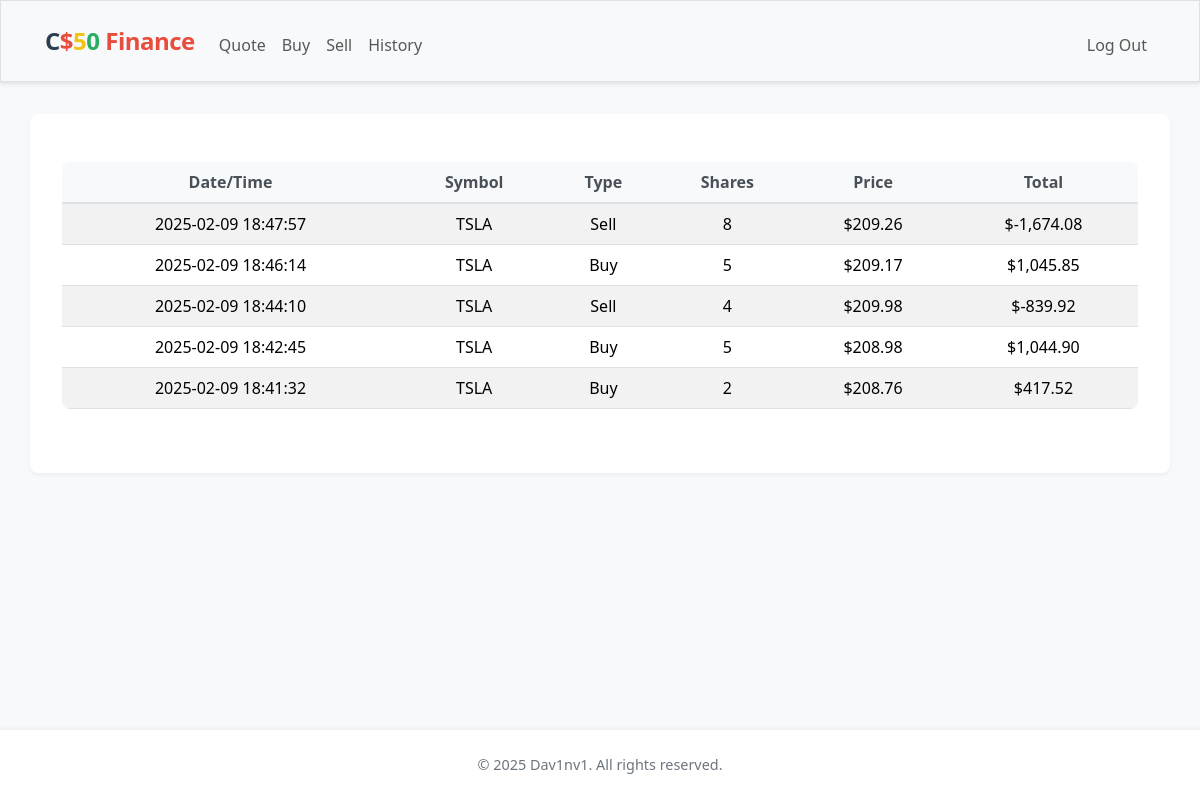
Screenshot of /history (signed in) with the database file from the repository.
### tables this page shows
CREATE TABLE transactions (
    id INTEGER PRIMARY KEY AUTOINCREMENT,
    user_id INTEGER NOT NULL,
    symbol TEXT NOT NULL,
    shares INTEGER NOT NULL,
    price NUMERIC NOT NULL,
    timestamp DATETIME DEFAULT CURRENT_TIMESTAMP,
    FOREIGN KEY(user_id) REFERENCES users(id)
);

### app.py (the view)
@app.route("/history")
@login_required
def history():
    transactions = db.execute("""
        SELECT *
        FROM transactions
        WHERE user_id = ?
        ORDER BY timestamp DESC
    """, session["user_id"])
    return render_template("history.html", transactions=transactions)

### app.py (called while the page is built)
@app.after_request
def after_request(response):
    response.headers["Cache-Control"] = "no-cache, no-store, must-revalidate"
    response.headers["Expires"] = 0
    response.headers["Pragma"] = "no-cache"
    return response

### helpers.py (called while the page is built)
def login_required(f):
    @wraps(f)
    def decorated_function(*args, **kwargs):
        if session.get("user_id") is None:
            return redirect("/login")
        return f(*args, **kwargs)
    return decorated_function

def usd(value):
    return f"${value:,.2f}"

### templates/history.html (shortened to what this page needs)
{% extends "layout.html" %}
{% block main %}
    <table class="table table-striped">
        <thead>
            <tr>
                <th>Date/Time</th>
                <th>Symbol</th>
                <th>Type</th>
                <th>Shares</th>
                <th>Price</th>
                <th>Total</th>
            </tr>
        </thead>
        <tbody>
            {% for transaction in transactions %}
            <tr>
                <td>{{ transaction.timestamp }}</td>
                <td>{{ transaction.symbol }}</td>
                <td>
                    {% if transaction.shares > 0 %}
                        Buy
                    {% else %}
                        Sell
                    {% endif %}
                </td>
                <td>{{ transaction.shares|abs }}</td>
                <td>{{ transaction.price|usd }}</td>
                <td>{{ (transaction.shares * transaction.price)|usd }}</td>
            </tr>
            {% endfor %}
        </tbody>
    </table>
{% endblock %}

### templates/layout.html (shortened to what this page needs)
<!DOCTYPE html>
<html lang="en">
    <head>
        <link href="https://cdn.jsdelivr.net/npm/bootstrap@5.3.3/dist/css/bootstrap.min.css" rel="stylesheet">
        <link href="/static/styles.css" rel="stylesheet">
    </head>
    <body>
        <nav class="bg-light border navbar navbar-expand-md navbar-light">
            <div class="container-fluid">
                <a class="navbar-brand" href="/"><span class="blue">C</span><span class="red">$</span><span class="yellow">5</span><span class="green">0</span> <span class="red">Finance</span></a>
                <div class="collapse navbar-collapse" id="navbar">
                    {% if session["user_id"] %}
                        <ul class="navbar-nav me-auto mt-2">
                            <li class="nav-item"><a class="nav-link" href="/quote">Quote</a></li>
                            <li class="nav-item"><a class="nav-link" href="/buy">Buy</a></li>
                            <li class="nav-item"><a class="nav-link" href="/sell">Sell</a></li>
                            <li class="nav-item"><a class="nav-link" href="/history">History</a></li>
                        </ul>
                        <ul class="navbar-nav ms-auto mt-2">
                            <li class="nav-item"><a class="nav-link" href="/logout">Log Out</a></li>
                        </ul>
                    {% else %}
                        <ul class="navbar-nav ms-auto mt-2">
                            <li class="nav-item"><a class="nav-link" href="/register">Register</a></li>
                            <li class="nav-item"><a class="nav-link" href="/login">Log In</a></li>
                        </ul>
                    {% endif %}
                </div>
            </div>
        </nav>
        <main class="container py-5 text-center">
            {% block main %}{% endblock %}
        </main>
        <footer class="footer">
            <div class="container">
                <p>&copy; <span id="year">2025</span> Dav1nv1. All rights reserved.</p>
            </div>
        </footer>
    </body>
</html>

### static/styles.css (style rules this page uses)
body { background-color: #f8f9fa; font-family: 'Segoe UI', Tahoma, Geneva, Verdana, sans-serif; }
nav.navbar { box-shadow: 0 2px 4px rgba(0, 0, 0, 0.1); background-color: white; padding: 1rem 2rem; }
nav .navbar-brand { font-size: 1.5rem; font-weight: 600; letter-spacing: -0.5px; }
nav .navbar-brand .blue { color: #2c3e50; }
nav .navbar-brand .red { color: #e74c3c; }
nav .navbar-brand .yellow { color: #f1c40f; }
nav .navbar-brand .green { color: #27ae60; }
main.container { padding: 2rem; margin-top: 2rem; background-color: white; border-radius: 8px; box-shadow: 0 2px 4px rgba(0, 0, 0, 0.05); margin-bottom: 5rem; }
.table { background-color: white; border-radius: 8px; overflow: hidden; }
.table thead th { background-color: #f8f9fa; border-bottom: 2px solid #dee2e6; color: #495057; font-weight: 600; }
.footer { background-color: white; padding: 1.5rem 0; position: fixed; bottom: 0; width: 100%; box-shadow: 0 -2px 4px rgba(0, 0, 0, 0.05); text-align: center; font-size: 0.9rem; color: #6c757d; }
.footer p { margin: 0; }

### rows the page displays
transactions: shows "Sell", (transaction.shares*transaction.price)|usd "$-1,674.08"
transactions: shows "Buy", (transaction.shares*transaction.price)|usd "$1,045.85"
transactions: shows "Sell", (transaction.shares*transaction.price)|usd "$-839.92"
transactions: shows "Buy", (transaction.shares*transaction.price)|usd "$1,044.90"
transactions: shows "Buy", (transaction.shares*transaction.price)|usd "$417.52"
